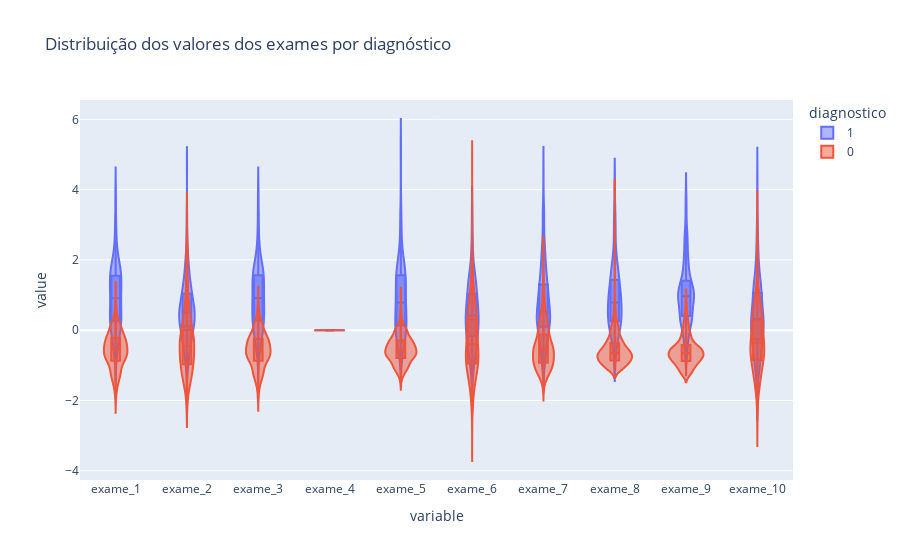

The notebook cell this image was saved under:
### Code cell
def plot_violin(diagnostico, valores_exames_padronizados, inicio, fim):
    dados_plot_filtered = pd.concat(
        [diagnostico, valores_exames_padronizados.iloc[:, inicio:fim]], axis=1
    )
    fig = px.violin(
        dados_plot_filtered,
        box=True,
        points=False,
        color="diagnostico",
        orientation="v",
        violinmode="overlay",
        title="Distribuição dos valores dos exames por diagnóstico",
    )
    fig.show()


plot_violin(diagnostico, valores_exames_padronizados, 0, 10)

### Figure 1 — Plotly figure (JSON) as saved in the notebook; plotly's stock layout.template omitted (floating-point values rounded to 4 significant figures; data arrays with more than 128 entries replaced by an {"elided": "..."} marker saying what was removed)
{"data": [{"alignmentgroup": "True", "box": {"visible": true}, "hovertemplate": "diagnostico=1<br>variable=%{x}<br>value=%{y}<extra></extra>", "legendgroup": "1", "marker": {"color": "#636efa"}, "name": "1", "offsetgroup": "1", "orientation": "v", "points": false, "scalegroup": "True", "showlegend": true, "type": "violin", "x": {"elided": "2120 str values"}, "x0": " ", "xaxis": "x", "y": {"elided": "2120 float values"}, "y0": " ", "yaxis": "y"}, {"alignmentgroup": "True", "box": {"visible": true}, "hovertemplate": "diagnostico=0<br>variable=%{x}<br>value=%{y}<extra></extra>", "legendgroup": "0", "marker": {"color": "#EF553B"}, "name": "0", "offsetgroup": "0", "orientation": "v", "points": false, "scalegroup": "True", "showlegend": true, "type": "violin", "x": {"elided": "3570 str values"}, "x0": " ", "xaxis": "x", "y": {"elided": "3570 float values"}, "y0": " ", "yaxis": "y"}], "layout": {"legend": {"title": {"text": "diagnostico"}, "tracegroupgap": 0}, "title": {"text": "Distribuição dos valores dos exames por diagnóstico"}, "violinmode": "overlay", "xaxis": {"anchor": "y", "domain": [0, 1], "title": {"text": "variable"}}, "yaxis": {"anchor": "x", "domain": [0, 1], "title": {"text": "value"}}}}
